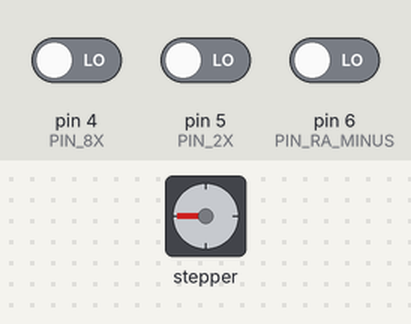
The sketch below on a simulated Arduino Uno, built with avr-gcc and run on an emulated ATmega328P. On the bench: stepper motor. Wiring (inferred from the names in the program): stepper motor driver (200 steps per turn assumed): step pin 2; direction pin 3. The inputs (shaded band) are chosen by the test bench; at power-on: pin 4 (PIN_8X) LOW, pin 5 (PIN_2X) LOW, pin 6 (PIN_RA_MINUS) LOW.

Above: at 1.2 s.
1.3 s: pin 4 (PIN_8X) driven HIGH
At 1.67 s:
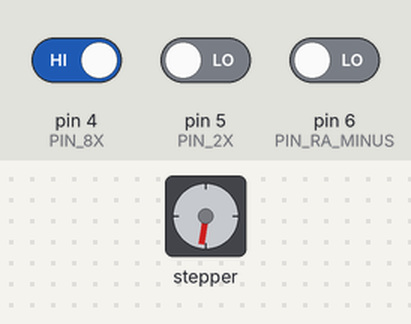
4.3 s: pin 5 (PIN_2X) driven HIGH
At 4.68 s:
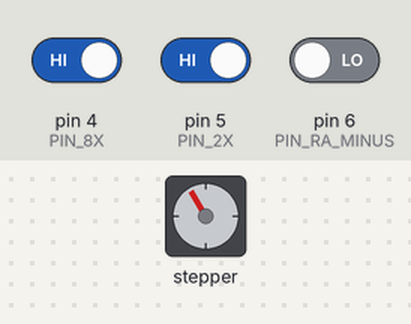
7.3 s: pin 6 (PIN_RA_MINUS) driven HIGH
At 7.7 s:
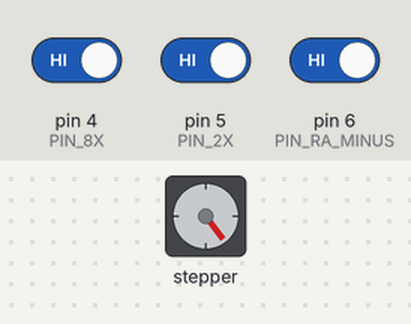
10.3 s: pin 4 (PIN_8X) driven LOW
Timing chart, 0 to 14.3 s (numbered marks = the images above; inputs shaded):
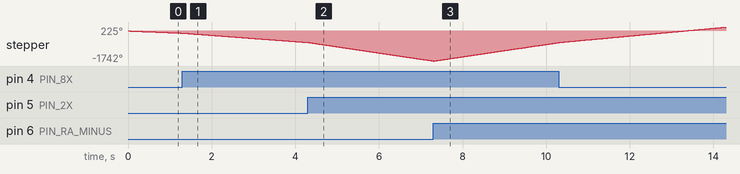

The sketch:

Telescope_mod.ino
```cpp
// (licence header left out)
const unsigned int PIN_RA_STEP = 2;          //define step pin
const unsigned int PIN_RA_DIRECTION = 3;
const unsigned int PIN_8X = 4;               //8X speed only when switch is pusshed
const unsigned int PIN_2X = 5;
const unsigned int PIN_RA_MINUS = 6;        // change the direction
const unsigned long STEP_INTERVAL_SIDEREAL = 9.0838509316769500;     // milisecond    this is configured for my telescope and gear ratios
const unsigned long STEP_INTERVAL_2X_SIDEREAL = 4.5419254658384700;  // miliseconds   this is configured for my telescope and gear ratios
const unsigned long STEP_INTERVAL_8X_SIDEREAL = 1.1354813664596200;   // miliseconds  this is configured for my telescope and gear ratios

void setup()
{
  pinMode(PIN_RA_STEP, OUTPUT);
  pinMode(PIN_RA_DIRECTION, OUTPUT);
  pinMode(PIN_8X, INPUT);
  pinMode(PIN_2X, INPUT);
  pinMode(PIN_RA_MINUS, INPUT);

  digitalWrite(PIN_RA_STEP, LOW);
  digitalWrite(PIN_RA_DIRECTION, LOW);                  // for changing the direction in Northen or southern hemisphere
  digitalWrite(PIN_8X, LOW);
  digitalWrite(PIN_2X, LOW);
  digitalWrite(PIN_RA_MINUS, LOW);
  Serial.begin(9600);
}

void loop()
{
  setRightAscensionDirection();
  checkSpeed();
}

void setRightAscensionDirection()
{
  if (digitalRead(PIN_RA_MINUS) == HIGH)
  {
    digitalWrite(PIN_RA_DIRECTION, HIGH);                 // counterclockwise
  }
  else
  {
    digitalWrite(PIN_RA_DIRECTION, LOW);                // clockwise
  }
}

void checkSpeed()
{
  if ((digitalRead(PIN_8X) == HIGH))
  {
    digitalWrite(PIN_RA_STEP, HIGH);
    delay(STEP_INTERVAL_8X_SIDEREAL);
    digitalWrite(PIN_RA_STEP, LOW);
    delay(STEP_INTERVAL_8X_SIDEREAL);
  }

  if ((digitalRead(PIN_2X) == HIGH))
  {
    digitalWrite(PIN_RA_STEP, HIGH);
    delay(STEP_INTERVAL_2X_SIDEREAL);
    digitalWrite(PIN_RA_STEP, LOW);
    delay(STEP_INTERVAL_2X_SIDEREAL);
  }
  else
  {
    digitalWrite(PIN_RA_STEP, HIGH);
    delay(STEP_INTERVAL_SIDEREAL);
    digitalWrite(PIN_RA_STEP, LOW);
    delay(STEP_INTERVAL_SIDEREAL);
  }
}
```
